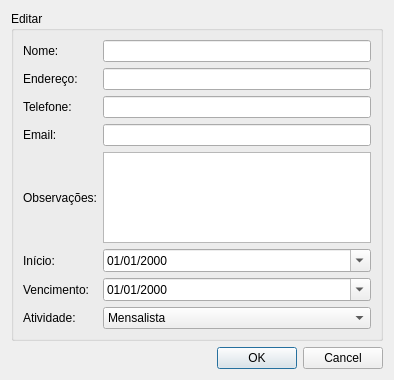
<?xml version="1.0" encoding="UTF-8"?>
<ui version="4.0">
 <class>EditUser</class>
 <widget class="QDialog" name="EditUser">
  <property name="geometry">
   <rect>
    <x>0</x>
    <y>0</y>
    <width>394</width>
    <height>380</height>
   </rect>
  </property>
  <property name="windowTitle">
   <string>Cadastro</string>
  </property>
  <property name="locale">
   <locale language="Portuguese" country="Brazil"/>
  </property>
  <layout class="QVBoxLayout" name="verticalLayout">
   <item>
    <widget class="QGroupBox" name="groupBox_register">
     <property name="title">
      <string>Editar</string>
     </property>
     <layout class="QVBoxLayout" name="verticalLayout_2">
      <item>
       <layout class="QGridLayout" name="gridLayout_3">
        <item row="6" column="0">
         <widget class="QLabel" name="label_5">
          <property name="text">
           <string>Vencimento:</string>
          </property>
         </widget>
        </item>
        <item row="2" column="0">
         <widget class="QLabel" name="label_3">
          <property name="text">
           <string>Telefone:</string>
          </property>
         </widget>
        </item>
        <item row="0" column="0">
         <widget class="QLabel" name="label">
          <property name="text">
           <string>Nome: </string>
          </property>
         </widget>
        </item>
        <item row="1" column="0">
         <widget class="QLabel" name="label_2">
          <property name="text">
           <string>Endereço: </string>
          </property>
         </widget>
        </item>
        <item row="0" column="1">
         <widget class="QLineEdit" name="lineEdit_Name"/>
        </item>
        <item row="3" column="0">
         <widget class="QLabel" name="label_4">
          <property name="text">
           <string>Email:</string>
          </property>
         </widget>
        </item>
        <item row="2" column="1">
         <widget class="QLineEdit" name="lineEdit_Phone"/>
        </item>
        <item row="1" column="1">
         <widget class="QLineEdit" name="lineEdit_Addr"/>
        </item>
        <item row="3" column="1">
         <widget class="QLineEdit" name="lineEdit_Email">
          <property name="maxLength">
           <number>32767</number>
          </property>
         </widget>
        </item>
        <item row="6" column="1">
         <widget class="QDateEdit" name="dateEdit">
          <property name="displayFormat">
           <string>dd/MM/yyyy</string>
          </property>
          <property name="calendarPopup">
           <bool>true</bool>
          </property>
         </widget>
        </item>
        <item row="5" column="0">
         <widget class="QLabel" name="label_6">
          <property name="text">
           <string>Início:</string>
          </property>
         </widget>
        </item>
        <item row="5" column="1">
         <widget class="QDateEdit" name="dateEdit_Start">
          <property name="displayFormat">
           <string>dd/MM/yyyy</string>
          </property>
          <property name="calendarPopup">
           <bool>true</bool>
          </property>
         </widget>
        </item>
        <item row="4" column="0">
         <widget class="QLabel" name="label_8">
          <property name="text">
           <string>Observações:</string>
          </property>
         </widget>
        </item>
        <item row="4" column="1">
         <widget class="QPlainTextEdit" name="observationsTextEdit"/>
        </item>
        <item row="8" column="1">
         <widget class="QComboBox" name="comboBox">
          <item>
           <property name="text">
            <string>Mensalista</string>
           </property>
          </item>
          <item>
           <property name="text">
            <string>Diario</string>
           </property>
          </item>
         </widget>
        </item>
        <item row="8" column="0">
         <widget class="QLabel" name="label_7">
          <property name="text">
           <string>Atividade:</string>
          </property>
         </widget>
        </item>
       </layout>
      </item>
     </layout>
    </widget>
   </item>
   <item>
    <widget class="QDialogButtonBox" name="buttonBox">
     <property name="enabled">
      <bool>true</bool>
     </property>
     <property name="orientation">
      <enum>Qt::Horizontal</enum>
     </property>
     <property name="standardButtons">
      <set>QDialogButtonBox::Cancel|QDialogButtonBox::Ok</set>
     </property>
    </widget>
   </item>
  </layout>
 </widget>
 <tabstops>
  <tabstop>lineEdit_Name</tabstop>
  <tabstop>lineEdit_Addr</tabstop>
  <tabstop>lineEdit_Phone</tabstop>
  <tabstop>lineEdit_Email</tabstop>
  <tabstop>dateEdit_Start</tabstop>
  <tabstop>dateEdit</tabstop>
  <tabstop>comboBox</tabstop>
  <tabstop>buttonBox</tabstop>
 </tabstops>
 <resources/>
 <connections>
  <connection>
   <sender>buttonBox</sender>
   <signal>accepted()</signal>
   <receiver>EditUser</receiver>
   <slot>accept()</slot>
   <hints>
    <hint type="sourcelabel">
     <x>257</x>
     <y>290</y>
    </hint>
    <hint type="destinationlabel">
     <x>157</x>
     <y>274</y>
    </hint>
   </hints>
  </connection>
  <connection>
   <sender>buttonBox</sender>
   <signal>rejected()</signal>
   <receiver>EditUser</receiver>
   <slot>reject()</slot>
   <hints>
    <hint type="sourcelabel">
     <x>316</x>
     <y>260</y>
    </hint>
    <hint type="destinationlabel">
     <x>286</x>
     <y>274</y>
    </hint>
   </hints>
  </connection>
 </connections>
</ui>
